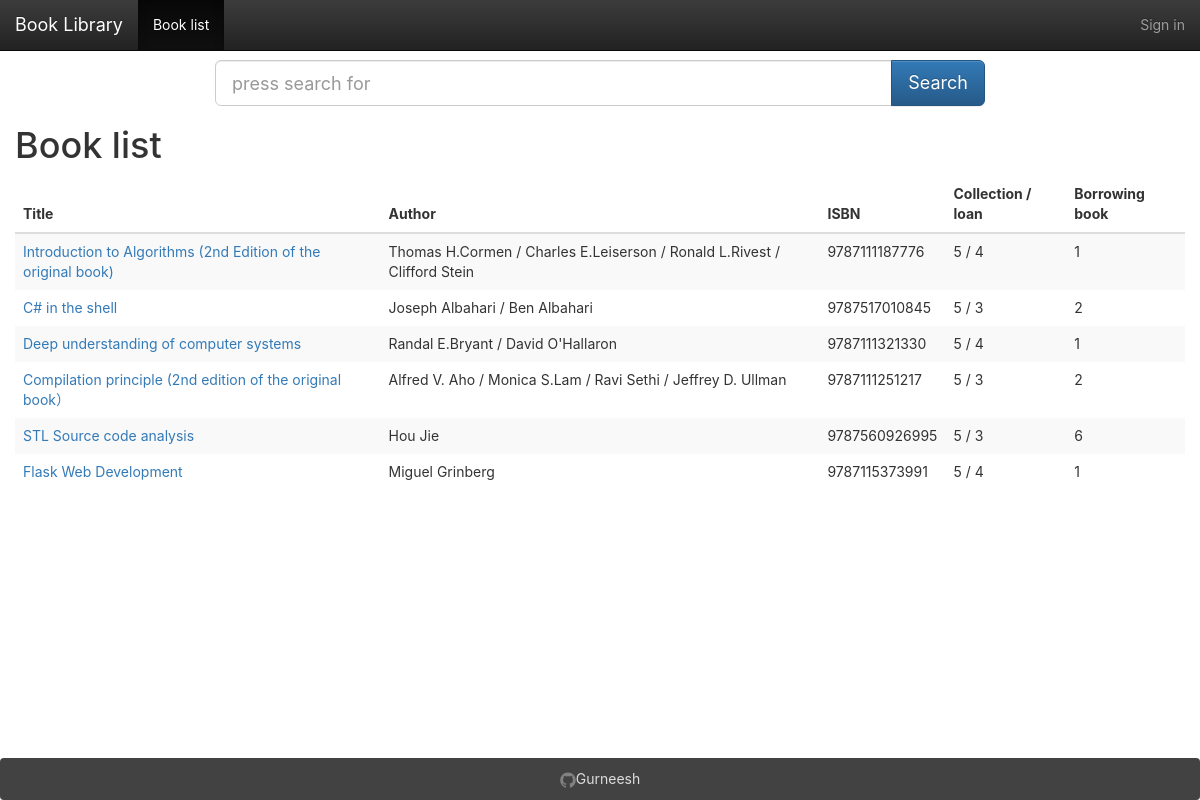
The page /books/ on the database its author committed.
### app/models.py (models this page shows, shortened)
class Book(db.Model):
    __tablename__ = 'books'
    id = db.Column(db.Integer, primary_key=True)
    isbn = db.Column(db.String(16), unique=True)
    title = db.Column(db.String(128))
    origin_title = db.Column(db.String(128))
    subtitle = db.Column(db.String(128))
    author = db.Column(db.String(128))
    translator = db.Column(db.String(64))
    publisher = db.Column(db.String(64))
    image = db.Column(db.String(128))
    pubdate = db.Column(db.String(32))
    pages = db.Column(db.Integer)
    price = db.Column(db.String(16))
    binding = db.Column(db.String(16))
    numbers = db.Column(db.Integer, default=5)
    summary = db.deferred(db.Column(db.Text, default=""))
    summary_html = db.deferred(db.Column(db.Text))
    catalog = db.deferred(db.Column(db.Text, default=""))
    catalog_html = db.deferred(db.Column(db.Text))
    hidden = db.Column(db.Boolean, default=0)
    logs = db.relationship('Log',
                           backref=db.backref('book', lazy='joined'),
                           lazy='dynamic',
                           cascade='all, delete-orphan')
    comments = db.relationship('Comment', backref='book',
                               lazy='dynamic',
                               cascade='all, delete-orphan')
    @property
    def tags_string(self):
        return ",".join([tag.name for tag in self.tags.all()])
    def can_borrow_number(self):
        return self.numbers - Log.query.filter_by(book_id=self.id, returned=0).count()

### app/main/book/views.py (the view)
@book.route('/')
def index():
    search_word = request.args.get('search', None)
    search_form = SearchForm()
    page = request.args.get('page', 1, type=int)
    the_books = Book.query
    if not current_user.can(Permission.UPDATE_BOOK_INFORMATION):
        the_books = Book.query.filter_by(hidden=0)
    if search_word:
        search_word = search_word.strip()
        the_books = the_books.filter(db.or_(
            Book.title.ilike(u"%%%s%%" % search_word), Book.author.ilike(u"%%%s%%" % search_word), Book.isbn.ilike(
                u"%%%s%%" % search_word), Book.tags.any(Tag.name.ilike(u"%%%s%%" % search_word)), Book.subtitle.ilike(
                u"%%%s%%" % search_word))).outerjoin(Log).group_by(Book.id).order_by(db.func.count(Log.id).desc())
        search_form.search.data = search_word
    else:
        the_books = Book.query.order_by(Book.id.desc())
    pagination = the_books.paginate(page, per_page=8)
    result_books = pagination.items
    return render_template("book.html", books=result_books, pagination=pagination, search_form=search_form,
                           title=u"Book list")

### app/main/book/forms.py
class SearchForm(FlaskForm):
    search = StringField(validators=[DataRequired()])
    submit = SubmitField(u"search for")

### app/main/index/views.py (called while the page is built)
@main.app_context_processor
def inject_permissions():
    return dict(Permission=Permission)

### app/models.py (called while the page is built)
    def can(self, permissions):
        return False

### app/main/book/templates/book.html (shortened to what this page needs)
{% extends "base.html" %}
{% from "bootstrap/pagination.html" import render_pagination %}
{% import "bootstrap/wtf.html" as wtf %}
{% block mycontent %}
    <div class="row">
        <div class="col-sm-8 col-sm-offset-2">
            <form class="form form-horizontal" method="get">
                <div class="input-group  input-group-lg">
                    {{ search_form.search(placeholder="press search for",class_="form-control") }}
                <span class="input-group-btn">
                    <input class="btn btn-primary" id="submit" name="submit" type="submit" value="Search">
                </span>
                </div>
            </form>
        </div>
    </div>
    <h1>{{ title }} </h1>
    <table class="table table-striped table-hover">
        <thead>
        <tr>
            <th>Title</th>
            <th class="hidden-xs">Author</th>
            <th class="hidden-xs">ISBN</th>
            <th class="hidden-xs">Collection / loan</th>
            <th class="hidden-xs">Borrowing book</th>
        </tr>
        </thead>
        <tbody>
        {%- for book in books -%}
            <tr class="{% if book.hidden %}danger{% endif %} animated fadeIn delay-{{ loop.index0 }}">
                <td><a href="{{ url_for('book.detail',book_id=book.id) }}">{{ book.title }}</a>
                </td>
                <td class="hidden-xs">{{ book.author }}</td>
                <td class="hidden-xs">{{ book.isbn }}</td>
                <td class="hidden-xs">{{ book.numbers }} / {{ book.can_borrow_number() }}</td>
                <td class="hidden-xs">{{ book.logs.count() }}</td>
            </tr>
        {%- endfor -%}
        </tbody>
    </table>
{%- endblock -%}

### app/static/css/main.css (style rules this page uses)
html, body { height: 100%; width: 100%; margin: 0; padding: 0; }
.Site { display: -webkit-box; display: -moz-box; display: -ms-flexbox; display: -webkit-flex; display: flex; flex-direction: column; }
html, body, main { font-family: -apple-system, "Helvetica Neue", Helvetica, Arial, sans-serif; }
.animated { -webkit-animation-fill-mode: both; -moz-animation-fill-mode: both; -ms-animation-fill-mode: both; -o-animation-fill-mode: both; animation-fill-mode: both; -webkit-animation-duration: 1s; -moz-animation-duration: 1s; -ms-animation-duration: 1s; -o-animation-duration: 1s; animation-duration: 1s; }
.delay-0 { -webkit-animation-delay: .05s; -moz-animation-delay: .05s; -o-animation-delay: .05s; animation-delay: .05s; }
.delay-1 { -webkit-animation-delay: .10s; -moz-animation-delay: .10s; -o-animation-delay: .10s; animation-delay: .10s; }
.delay-2 { -webkit-animation-delay: .15s; -moz-animation-delay: .15s; -o-animation-delay: .15s; animation-delay: .15s; }
.delay-3 { -webkit-animation-delay: .20s; -moz-animation-delay: .20s; -o-animation-delay: .20s; animation-delay: .20s; }
.delay-4 { -webkit-animation-delay: .25s; -moz-animation-delay: .25s; -o-animation-delay: .25s; animation-delay: .25s; }
.delay-5 { -webkit-animation-delay: .30s; -moz-animation-delay: .30s; -o-animation-delay: .30s; animation-delay: .30s; }
.fadeIn { -webkit-animation-name: fadeIn; -moz-animation-name: fadeIn; -o-animation-name: fadeIn; animation-name: fadeIn; }
.table.table-striped { border: none; }
.table.table-striped td { border: none; }

### rows shown on the page
Book: title "Introduction to Algorithms (2nd Edition of the original book)", author "Thomas H.Cormen / Charles E.Leiserson / Ronald L.Rivest / Clifford Stein", isbn "9787111187776", numbers "5", can_borrow_number "4", logs.count "1"
Book: title "C# in the shell", author "Joseph Albahari / Ben Albahari", isbn "9787517010845", numbers "5", can_borrow_number "3", logs.count "2"
Book: title "Deep understanding of computer systems", author "Randal E.Bryant / David O'Hallaron", isbn "9787111321330", numbers "5", can_borrow_number "4", logs.count "1"
Book: title "Compilation principle (2nd edition of the original book）", author "Alfred V. Aho / Monica S.Lam / Ravi Sethi / Jeffrey D. Ullman", isbn "9787111251217", numbers "5", can_borrow_number "3", logs.count "2"
Book: title "STL Source code analysis", author "Hou Jie", isbn "9787560926995", numbers "5", can_borrow_number "3", logs.count "6"
Book: title "Flask Web Development", author "Miguel Grinberg", isbn "9787115373991", numbers "5", can_borrow_number "4", logs.count "1"

### other values the page prints
{{ title }} "Book list"
